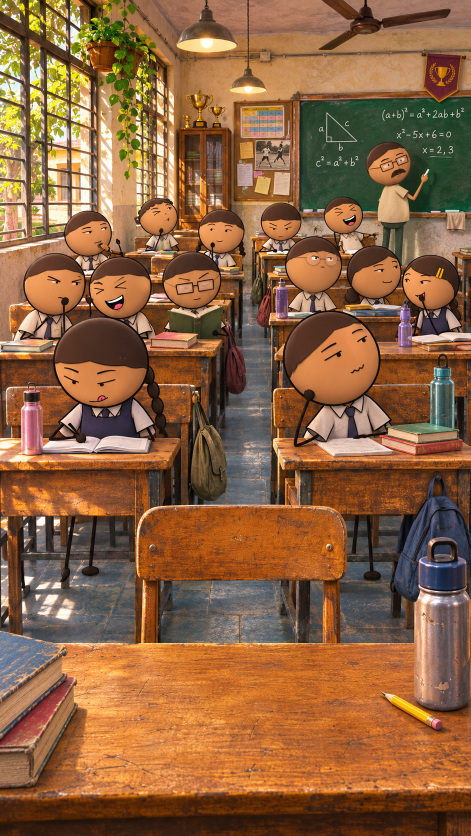
#> input picture film/work/opening_v2/classroom-master.png, 941 x 1672 px (shown at 1/2 size)
$ python render_report_reveal.py
#> lines starting #> are read from the running program, lines starting #| are printed output that depends on the picture
"""Physical qualified-report insert, using only accepted supplied rankings.

Native portrait output; no portraits, invented IDs, unknown CIs or new models.
The complete primary batting page is revealed first, then turned to bowling.
"""
from pathlib import Path
import argparse,csv,json,math,hashlib,subprocess,xml.etree.ElementTree as ET
import numpy as np
from PIL import Image,ImageDraw,ImageFilter,ImageFont
import cairosvg
ROOT=Path(__file__).resolve().parents[2];WORK=ROOT/'work/qualified-report-reveal';OUT=ROOT/'outputs/qualified-report-reveal';OUT.mkdir(exist_ok=True)
W,H,FPS,FRAMES=1080,1920,30,300
FONT=ROOT/'work/opening_v2/DejaVuSans-Bold.ttf';HAND=ROOT/'work/opening_v2/Kalam-Regular.ttf'
INK=(31,31,28,255);PAPER=(237,225,195,255);LIMB=(27,23,20,255)
PAGE_QUAD=np.array([(117,86),(1002,69),(1007,1706),(104,1720)],float)


def smooth(v):v=max(0,min(1,float(v)));return v*v*(3-2*v)
def font(size,hand=False):return ImageFont.truetype(str(HAND if hand else FONT),size)
def label(d,xy,text,size,fill=PAPER,hand=False):d.text(xy,text,font=font(size,hand),fill=fill)

def homography(src,dst):
 a=[];b=[]
 for (x,y),(u,v) in zip(src,dst):
  a.extend([[x,y,1,0,0,0,-u*x,-u*y],[0,0,0,x,y,1,-v*x,-v*y]]);b.extend([u,v])
 return np.append(np.linalg.solve(np.asarray(a,float),np.asarray(b,float)),1).reshape(3,3)
MAT=homography([(0,0),(1080,0),(1080,1920),(0,1920)],PAGE_QUAD)
def point(x,y):
 p=MAT@np.array([x,y,1]);return (float(p[0]/p[2]),float(p[1]/p[2]))

# [7 lines left out: function warp, not called in this run]


def data_and_pages():
 source=ROOT/'data/accepted_primary_rankings.csv';rows=list(csv.DictReader(source.open()))
 assert len(rows)==20
 checks={'twenty_rows':len(rows)==20,'source_csv_order_preserved':True,'only_buttler_ci_supplied':True,'no_inferred_player_ids':True,'no_portraits':True}
 for role in ['batter','bowler']:
  role_rows=[r for r in rows if r['role']==role]
  assert [int(r['rank']) for r in role_rows]==list(range(1,11))
  for r in role_rows:
   assert int(r['pressure_events'])>=60 and int(r['pressure_matches'])>=12
   shares=sum(float(r[k]) for k in ['ipl_pressure_share_percent','t20i_pressure_share_percent','other_t20_pressure_share_percent'])
   assert abs(shares-100)<.11
   assert all(0<=float(r[k])<=100 for k in ['bootstrap_top10_percent','ipl_pressure_share_percent','t20i_pressure_share_percent','other_t20_pressure_share_percent'])
   if r['player']!='Jos Buttler':assert not r['ci95_lower_if_supplied'] and not r['ci95_upper_if_supplied']
  original=ROOT/f'outputs/report-{role}-top10.svg';tree=ET.fromstring(original.read_text())
  values=[n.text for n in tree.iter() if n.tag.endswith('text')]
  positioned={(n.attrib.get('x'),n.attrib.get('y')):n.text for n in tree.iter() if n.tag.endswith('text')}
  for i,r in enumerate(role_rows):
   y=350+i*122
   assert positioned[('65',str(y))]==f"{r['rank']}. {r['player']}"
   assert positioned[('65',str(y+40))]==f"Rating {r['rating_display']} · {r['tier']}"
   assert positioned[('580',str(y))]==f"{r['pressure_events']} / {r['pressure_matches']}"
   assert positioned[('855',str(y))]==r['bootstrap_top10_percent']+'%'
   assert positioned[('580',str(y+40))]==f"IPL {r['ipl_pressure_share_percent']}% · T20I {r['t20i_pressure_share_percent']}%"
  # Verify every displayed player/value in the existing authored source against CSV.
  for r in role_rows:
   assert f"{r['rank']}. {r['player']}" in values
   assert f"Rating {r['rating_display']} · {r['tier']}" in values
   assert f"{r['pressure_events']} / {r['pressure_matches']}" in values
   assert r['bootstrap_top10_percent']+'%' in values
   assert f"IPL {r['ipl_pressure_share_percent']}% · T20I {r['t20i_pressure_share_percent']}%" in values
   if r['other_t20_pressure_share_percent']!='0':assert 'Other T20 '+r['other_t20_pressure_share_percent']+'%' in values
  # Keep table and source ordering exactly. Only replace the lower source/caveat
  # footer so the distinction requested for this film is explicit on both pages.
  for n in list(tree):
   if n.tag.endswith('text') and float(n.attrib.get('y','0'))>=1600:tree.remove(n)
  ns='{http://www.w3.org/2000/svg}'
  footer=[(1607,'TOP-10 RATE: CONDITIONAL HISTORICAL STABILITY',23),(1644,'750 whole-match resamples; not future IPL success probability.',22),(1681,'Format shares describe pressure-event exposure; IPL transfer unestablished.',20),(1718,'Only supplied individual CI: Buttler 1.064–4.562. Others unavailable.',21),(1755,'Batting forward signal absent; bowling advantage over economy unproven.',20),(1816,'Source: supplied methodology and accepted primary rankings.',21),(1853,'Analytical pipeline not independently rerun for this film.',21)]
  for y,text,size in footer:
   node=ET.SubElement(tree,ns+'text',{'x':'65','y':str(y),'font-family':'DejaVu Sans,sans-serif','font-size':str(size),'fill':'#142333'});node.text=text
  svg=OUT/f'qualified-{role}-page.svg';ET.ElementTree(tree).write(svg,encoding='utf-8',xml_declaration=True)
  cairosvg.svg2png(url=str(svg),write_to=str(svg.with_suffix('.png')))
 daryl=next(r for r in rows if r['player']=='Daryl Mitchell');fakhar=next(r for r in rows if r['player']=='Fakhar Zaman')
 assert daryl['rating_display']==fakhar['rating_display']=='1.571'
 assert float(daryl['exact_rating_if_supplied'])>float(fakhar['exact_rating_if_supplied']) and int(daryl['rank'])<int(fakhar['rank'])
 buttler=next(r for r in rows if r['player']=='Jos Buttler');assert (buttler['ci95_lower_if_supplied'],buttler['ci95_upper_if_supplied'])==('1.064','4.562')
 checks['known_unrounded_daryl_fakhar_order_checked']=True
 checks['other_exact_ratings_not_invented']=True
 checks['svg_field_to_player_row_positions_checked']=True
 report={'checks':checks,'source_csv':str(source),'source_sha256':hashlib.file_digest(source.open('rb'),'sha256').hexdigest(),'row_count':len(rows),'batting_order':[r['player'] for r in rows if r['role']=='batter'],'bowling_order':[r['player'] for r in rows if r['role']=='bowler'],'note':'CSV rank order is authoritative. Only the supplied Daryl/Fakhar near-tie can be checked against exact values here; no unavailable exact ratings, IDs or intervals are inferred. Bootstrap rates are conditional historical stability, not future IPL success.'}
 (OUT/'REPORT_DATA_CHECKS.json').write_text(json.dumps(report,indent=2))
 return Image.open(OUT/'qualified-batter-page.png').convert('RGBA'),Image.open(OUT/'qualified-bowler-page.png').convert('RGBA')


def background():
 original=Image.open(ROOT/'work/opening_v2/classroom-master.png').convert('RGB').resize((W,H),Image.Resampling.LANCZOS)
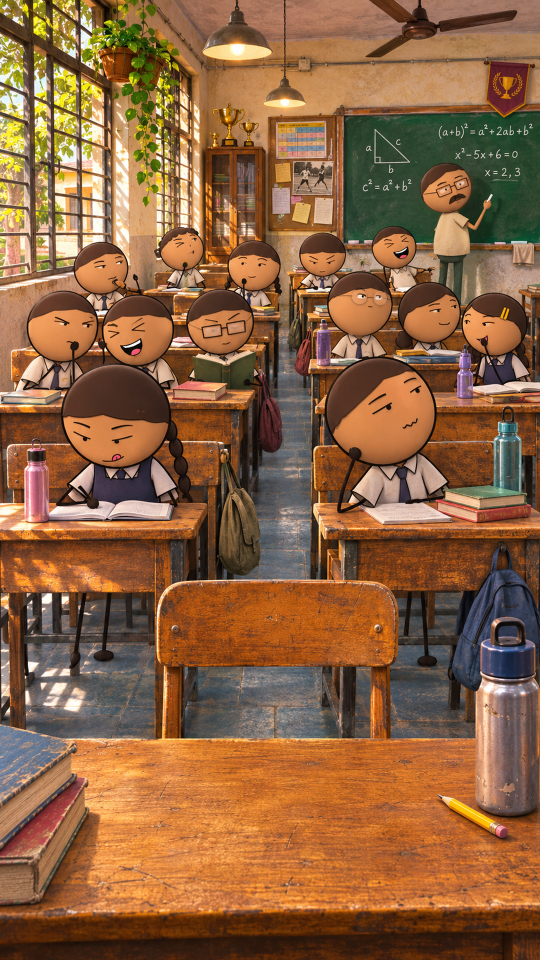
#> original: PIL image 1080x1920 RGB (shown at 1/2 size); mean R, G, B 140.9, 98.4, 64.2
 # Reuse the approved desk's wood only. No original reference footage is used.
 sample=original.crop((170,1480,900,1890)).resize((W,H),Image.Resampling.BICUBIC).filter(ImageFilter.GaussianBlur(2))
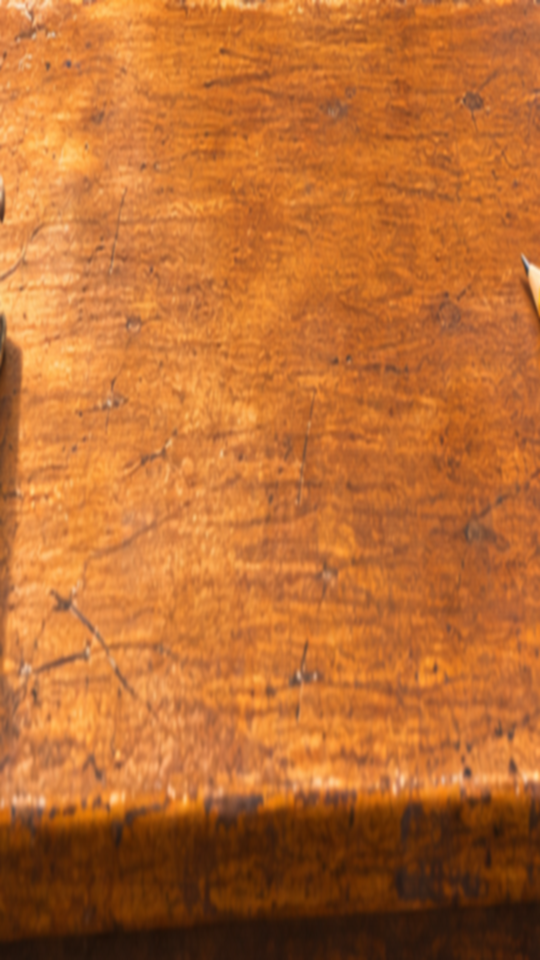
#> sample: PIL image 1080x1920 RGB (shown at 1/2 size); mean R, G, B 187.3, 108.7, 49.2
 return sample.convert('RGBA')
BG=background()

# [13 lines left out: function bound_page, not called in this run]

def cover():
 im=Image.new('RGBA',(1080,1920),(26,41,53,255));d=ImageDraw.Draw(im)
#> after `im = Image.new('RGBA', (1080, 1920), (26, 41, 53, 255))`:
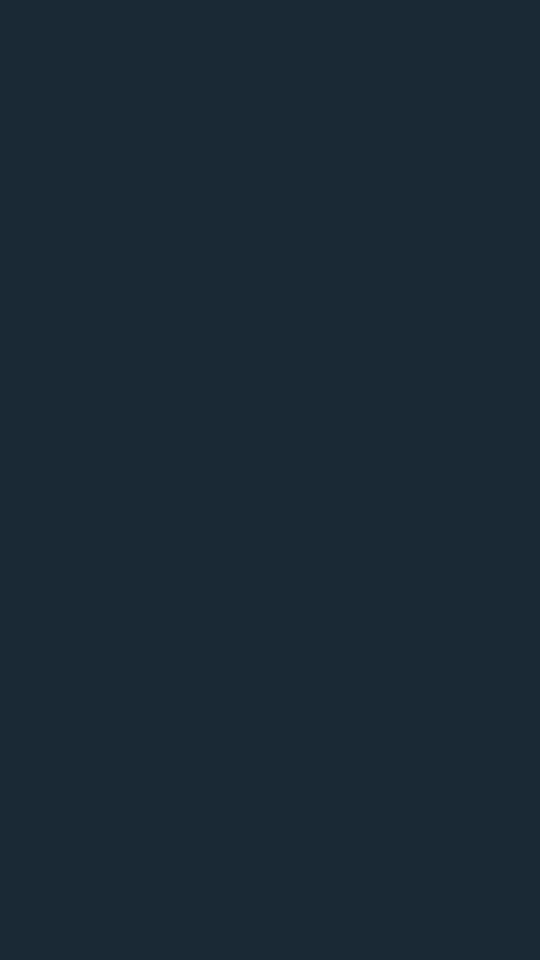
#> im: PIL image 1080x1920 RGBA (shown at 1/2 size); mean R, G, B, A 26, 41, 53, 255
 d.rounded_rectangle((20,20,1058,1898),18,outline=(11,20,26,255),width=16);d.rectangle((55,70,1024,1848),outline=(159,131,72,255),width=5)
 label(d,(130,380),'KHILADI',114);label(d,(135,545),'PLAYER ANALYSIS',48);label(d,(138,730),'A QUALIFIED SHORTLIST',40)
 label(d,(140,890),'WHAT DOES THE',38,hand=True);label(d,(140,950),'EVIDENCE SUPPORT?',49,hand=True)
 label(d,(140,1400),'PRIMARY PRESSURE QUALITY',31);label(d,(140,1480),'Exposure · uncertainty · format',29)
 label(d,(140,1690),'SUPPLIED RESEARCH / 2022–2026',28)
 return im
COVER=cover();BACK=Image.new('RGBA',(1080,1920),(232,220,191,255))
#> after `COVER = cover()`:
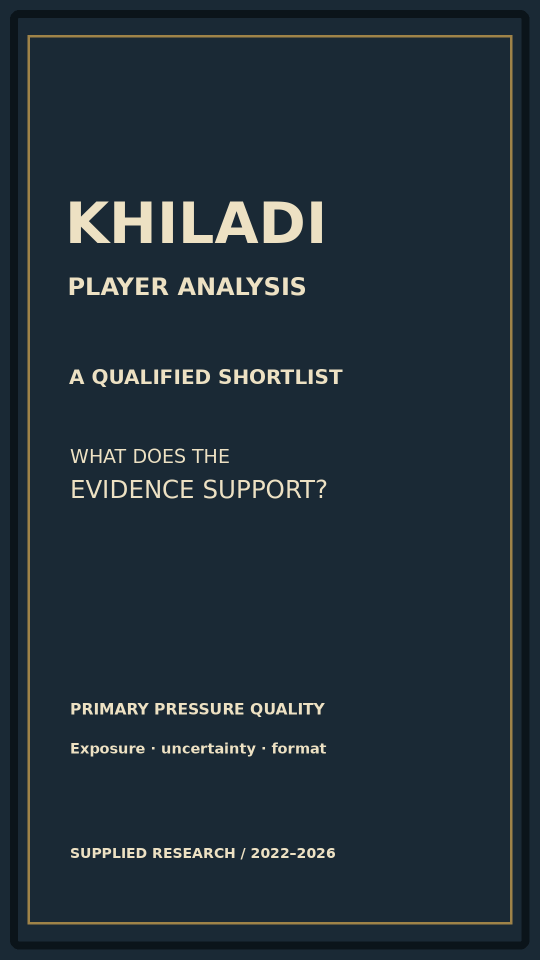
#> COVER: PIL image 1080x1920 RGBA (shown at 1/2 size); mean R, G, B, A 33.2, 46.6, 56.2, 255
#> after `BACK = Image.new('RGBA', (1080, 1920), (232, 220, 191, 255))`:
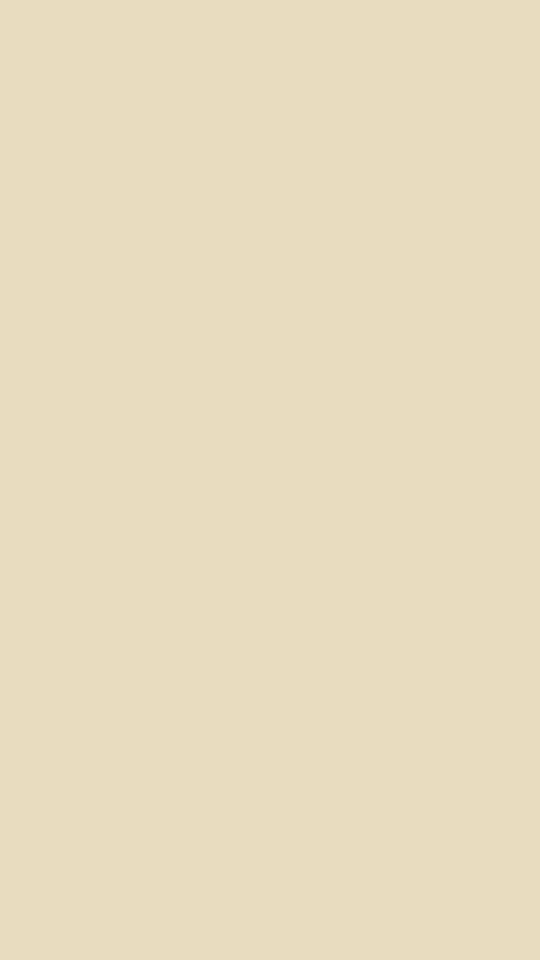
#> BACK: PIL image 1080x1920 RGBA (shown at 1/2 size); mean R, G, B, A 232, 220, 191, 255


# [39 lines left out: functions leaf_point, leaf, hand, frame, not called in this run]


def main():
 global BATTER,BOWLER,BAT_BASE,BOWL_BASE
 ap=argparse.ArgumentParser();ap.add_argument('--stills',action='store_true');a=ap.parse_args()
 BATTER,BOWLER=data_and_pages();BAT_BASE=bound_page(BATTER);BOWL_BASE=bound_page(BOWLER)
 metadata={'scene':'14_shortlist','scope':'qualified report insert only','width':W,'height':H,'fps':FPS,'frames':FRAMES,'duration_seconds':10,'path':str(OUT/'QUALIFIED_REPORT_REVEAL.mp4'),'beats':[{'start':0,'end':.75,'action':'bound cover opens'},{'start':.75,'end':4.70,'action':'complete accepted batting top10 visible'},{'start':4.70,'end':5.55,'action':'physical bound leaf turns'},{'start':5.55,'end':10,'action':'complete accepted bowling top10 visible'}],'caption_safe_band':{'x':50,'y':1750,'width':980,'height':150},'source':'accepted_primary_rankings.csv and existing authored report SVG/PNG','limits':['All20 rows are visually present, but10s does not allow reading every field aloud; pause may be needed.','2.5D bound-page/hand perspective composites, not a simulated Blender paper mesh.','Input pages preserve supplied rank order; no unavailable IDs/ratings/intervals inferred.','This asset is silent and has no final narrator/caption/foley sync.']}
 (OUT/'REPORT_REVEAL_METADATA.json').write_text(json.dumps(metadata,indent=2))
 if a.stills:
  for i,t in enumerate([0,.45,2.4,4.4,5.0,5.35,7.5,9.5]):frame(t).save(OUT/f'report-preview-{i}.png')
  return
 dest=OUT/'QUALIFIED_REPORT_REVEAL.mp4';temp=OUT/'QUALIFIED_REPORT_REVEAL.rendering.mp4'
 p=subprocess.Popen(['ffmpeg','-v','error','-y','-f','rawvideo','-pix_fmt','rgb24','-s',f'{W}x{H}','-r',str(FPS),'-i','-','-an','-c:v','libx264','-threads','2','-preset','fast','-crf','17','-pix_fmt','yuv420p','-movflags','+faststart',str(temp)],stdin=subprocess.PIPE)
 for i in range(FRAMES):
  p.stdin.write(frame(i/FPS).tobytes())
  if i%60==0:print('REPORT_FRAME',i,flush=True)
 p.stdin.close();assert p.wait()==0;temp.replace(dest);print(dest,flush=True)

#> (the run stopped early here; a loop or call above may not have finished)
